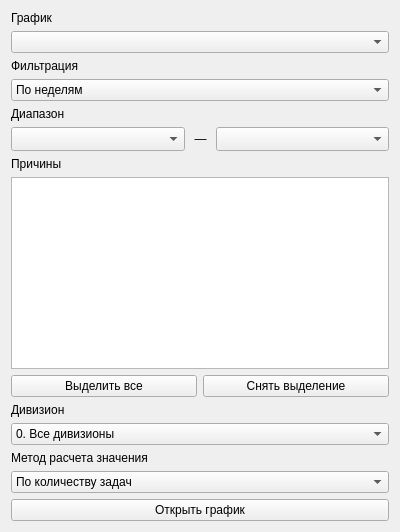
<?xml version="1.0" encoding="UTF-8"?>
<ui version="4.0">
 <class>GraphWidget</class>
 <widget class="QWidget" name="GraphWidget">
  <property name="geometry">
   <rect>
    <x>0</x>
    <y>0</y>
    <width>400</width>
    <height>518</height>
   </rect>
  </property>
  <property name="windowTitle">
   <string>Form</string>
  </property>
  <layout class="QGridLayout" name="gridLayout_3">
   <item row="7" column="0">
    <widget class="QPushButton" name="openGraph">
     <property name="text">
      <string>Открыть график</string>
     </property>
    </widget>
   </item>
   <item row="1" column="0">
    <widget class="QWidget" name="filtrationTypeWidget" native="true">
     <layout class="QVBoxLayout" name="verticalLayout_4">
      <property name="leftMargin">
       <number>0</number>
      </property>
      <property name="topMargin">
       <number>0</number>
      </property>
      <property name="rightMargin">
       <number>0</number>
      </property>
      <property name="bottomMargin">
       <number>0</number>
      </property>
      <item>
       <widget class="QLabel" name="label_2">
        <property name="text">
         <string>Фильтрация</string>
        </property>
       </widget>
      </item>
      <item>
       <widget class="QComboBox" name="filterType">
        <property name="editable">
         <bool>false</bool>
        </property>
        <item>
         <property name="text">
          <string>По неделям</string>
         </property>
        </item>
        <item>
         <property name="text">
          <string>По месяцам</string>
         </property>
        </item>
       </widget>
      </item>
      <item>
       <widget class="QLabel" name="label_8">
        <property name="text">
         <string>Диапазон</string>
        </property>
       </widget>
      </item>
      <item>
       <widget class="QWidget" name="dateRange" native="true">
        <layout class="QVBoxLayout" name="verticalLayout_2">
         <property name="leftMargin">
          <number>0</number>
         </property>
         <property name="topMargin">
          <number>0</number>
         </property>
         <property name="rightMargin">
          <number>0</number>
         </property>
         <property name="bottomMargin">
          <number>0</number>
         </property>
         <item>
          <layout class="QGridLayout" name="gridLayout">
           <item row="0" column="2">
            <widget class="QLabel" name="label_5">
             <property name="sizePolicy">
              <sizepolicy hsizetype="Maximum" vsizetype="Preferred">
               <horstretch>0</horstretch>
               <verstretch>0</verstretch>
              </sizepolicy>
             </property>
             <property name="text">
              <string> — </string>
             </property>
             <property name="alignment">
              <set>Qt::AlignCenter</set>
             </property>
            </widget>
           </item>
           <item row="0" column="1">
            <widget class="QComboBox" name="dateFrom">
             <property name="minimumSize">
              <size>
               <width>0</width>
               <height>24</height>
              </size>
             </property>
            </widget>
           </item>
           <item row="0" column="3">
            <widget class="QComboBox" name="dateTo">
             <property name="minimumSize">
              <size>
               <width>0</width>
               <height>24</height>
              </size>
             </property>
            </widget>
           </item>
          </layout>
         </item>
        </layout>
       </widget>
      </item>
     </layout>
    </widget>
   </item>
   <item row="0" column="0">
    <widget class="QWidget" name="graphTypeWidget" native="true">
     <layout class="QVBoxLayout" name="verticalLayout_7">
      <property name="leftMargin">
       <number>0</number>
      </property>
      <property name="topMargin">
       <number>0</number>
      </property>
      <property name="rightMargin">
       <number>0</number>
      </property>
      <property name="bottomMargin">
       <number>0</number>
      </property>
      <item>
       <widget class="QLabel" name="label">
        <property name="sizePolicy">
         <sizepolicy hsizetype="Preferred" vsizetype="Minimum">
          <horstretch>0</horstretch>
          <verstretch>0</verstretch>
         </sizepolicy>
        </property>
        <property name="text">
         <string>График</string>
        </property>
       </widget>
      </item>
      <item>
       <widget class="QComboBox" name="graphType">
        <property name="sizePolicy">
         <sizepolicy hsizetype="Preferred" vsizetype="Minimum">
          <horstretch>0</horstretch>
          <verstretch>0</verstretch>
         </sizepolicy>
        </property>
       </widget>
      </item>
     </layout>
    </widget>
   </item>
   <item row="4" column="0">
    <widget class="QWidget" name="valueCalculationTypeWidget" native="true">
     <layout class="QVBoxLayout" name="verticalLayout_10">
      <property name="leftMargin">
       <number>0</number>
      </property>
      <property name="topMargin">
       <number>0</number>
      </property>
      <property name="rightMargin">
       <number>0</number>
      </property>
      <property name="bottomMargin">
       <number>0</number>
      </property>
      <item>
       <widget class="QLabel" name="label_10">
        <property name="text">
         <string>Метод расчета значения</string>
        </property>
       </widget>
      </item>
      <item>
       <widget class="QComboBox" name="valueCalculationType">
        <item>
         <property name="text">
          <string>По количеству задач</string>
         </property>
        </item>
        <item>
         <property name="text">
          <string>По количеству кодовых номеров</string>
         </property>
        </item>
       </widget>
      </item>
     </layout>
    </widget>
   </item>
   <item row="3" column="0">
    <widget class="QWidget" name="divisionTypeWidget" native="true">
     <layout class="QVBoxLayout" name="verticalLayout_6">
      <property name="leftMargin">
       <number>0</number>
      </property>
      <property name="topMargin">
       <number>0</number>
      </property>
      <property name="rightMargin">
       <number>0</number>
      </property>
      <property name="bottomMargin">
       <number>0</number>
      </property>
      <item>
       <widget class="QLabel" name="label_3">
        <property name="text">
         <string>Дивизион</string>
        </property>
       </widget>
      </item>
      <item>
       <widget class="QComboBox" name="divisionType">
        <item>
         <property name="text">
          <string>0. Все дивизионы</string>
         </property>
        </item>
        <item>
         <property name="text">
          <string>1. Юг</string>
         </property>
        </item>
        <item>
         <property name="text">
          <string>2. Дальний восток</string>
         </property>
        </item>
        <item>
         <property name="text">
          <string>3. Западная Сибирь</string>
         </property>
        </item>
        <item>
         <property name="text">
          <string>4. Северо-Запад</string>
         </property>
        </item>
        <item>
         <property name="text">
          <string>5. Урал</string>
         </property>
        </item>
        <item>
         <property name="text">
          <string>6. Москва</string>
         </property>
        </item>
        <item>
         <property name="text">
          <string>7. Поволжье</string>
         </property>
        </item>
        <item>
         <property name="text">
          <string>8. Центр</string>
         </property>
        </item>
       </widget>
      </item>
     </layout>
    </widget>
   </item>
   <item row="2" column="0">
    <widget class="QWidget" name="reasonsWidget" native="true">
     <property name="sizePolicy">
      <sizepolicy hsizetype="Preferred" vsizetype="Minimum">
       <horstretch>0</horstretch>
       <verstretch>0</verstretch>
      </sizepolicy>
     </property>
     <layout class="QVBoxLayout" name="verticalLayout_8">
      <property name="leftMargin">
       <number>0</number>
      </property>
      <property name="topMargin">
       <number>0</number>
      </property>
      <property name="rightMargin">
       <number>0</number>
      </property>
      <property name="bottomMargin">
       <number>0</number>
      </property>
      <item>
       <widget class="QLabel" name="label_4">
        <property name="text">
         <string>Причины</string>
        </property>
       </widget>
      </item>
      <item>
       <widget class="QWidget" name="ReasonAdjust" native="true">
        <layout class="QGridLayout" name="ReasonsAdjust">
         <property name="leftMargin">
          <number>0</number>
         </property>
         <property name="topMargin">
          <number>0</number>
         </property>
         <property name="rightMargin">
          <number>0</number>
         </property>
         <property name="bottomMargin">
          <number>0</number>
         </property>
         <item row="1" column="1">
          <widget class="QPushButton" name="removeSelection">
           <property name="text">
            <string>Снять выделение</string>
           </property>
          </widget>
         </item>
         <item row="1" column="0">
          <widget class="QPushButton" name="selectAll">
           <property name="text">
            <string>Выделить все</string>
           </property>
          </widget>
         </item>
         <item row="0" column="0" colspan="2">
          <widget class="QListWidget" name="reasonsList">
           <property name="sizePolicy">
            <sizepolicy hsizetype="Minimum" vsizetype="Minimum">
             <horstretch>0</horstretch>
             <verstretch>0</verstretch>
            </sizepolicy>
           </property>
           <property name="selectionMode">
            <enum>QAbstractItemView::MultiSelection</enum>
           </property>
           <property name="selectionRectVisible">
            <bool>true</bool>
           </property>
          </widget>
         </item>
        </layout>
       </widget>
      </item>
     </layout>
    </widget>
   </item>
   <item row="5" column="0">
    <spacer name="verticalSpacer">
     <property name="orientation">
      <enum>Qt::Vertical</enum>
     </property>
     <property name="sizeHint" stdset="0">
      <size>
       <width>20</width>
       <height>40</height>
      </size>
     </property>
    </spacer>
   </item>
  </layout>
 </widget>
 <resources/>
 <connections/>
</ui>
